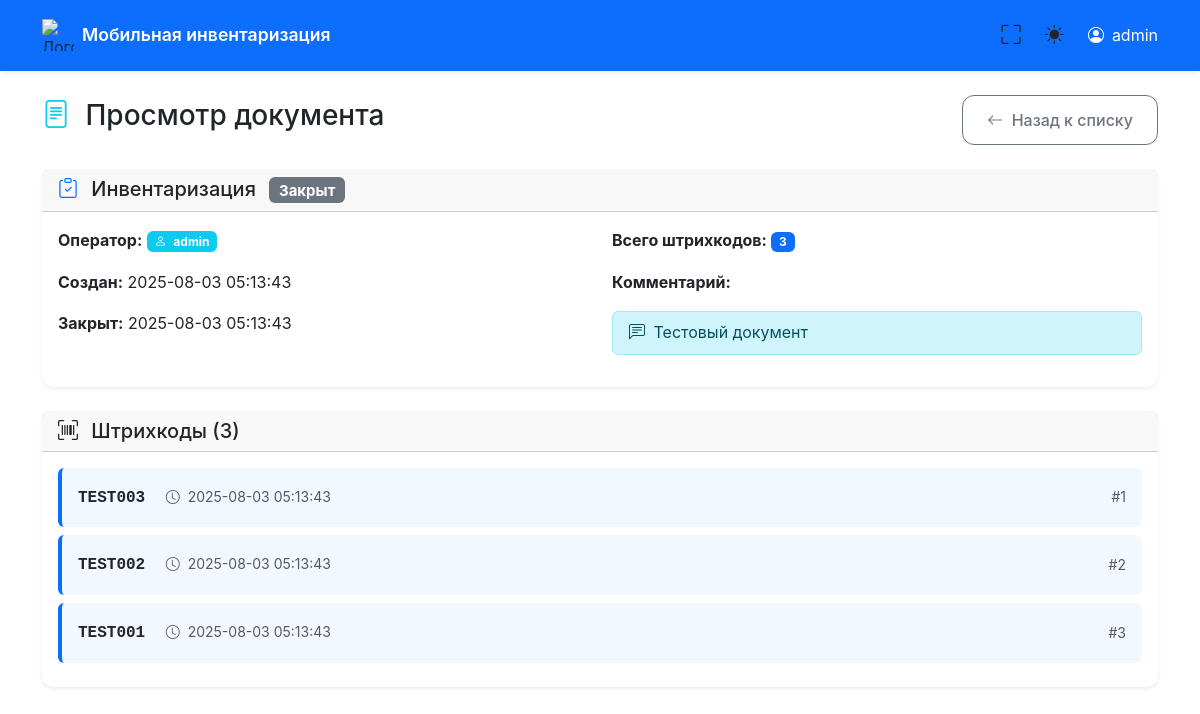
Screenshot of /admin/document/2/1 with the database file from the repository.
### tables this page shows
CREATE TABLE users (
            id INTEGER PRIMARY KEY AUTOINCREMENT,
            name TEXT UNIQUE NOT NULL,
            created_at TEXT NOT NULL
        );

CREATE TABLE documents (
            id INTEGER PRIMARY KEY AUTOINCREMENT,
            user_id INTEGER NOT NULL,
            doc_type TEXT NOT NULL,
            status TEXT NOT NULL DEFAULT 'active',
            created_at TEXT NOT NULL,
            closed_at TEXT, comment TEXT DEFAULT '',
            FOREIGN KEY (user_id) REFERENCES users (id)
        );

CREATE TABLE barcodes (
            id INTEGER PRIMARY KEY AUTOINCREMENT,
            document_id INTEGER NOT NULL,
            barcode TEXT NOT NULL,
            created_at TEXT NOT NULL,
            FOREIGN KEY (document_id) REFERENCES documents (id)
        );

### main.py (the view)
@app.get("/admin/document/{user_id}/{document_id}", response_class=HTMLResponse)
async def admin_view_document(request: Request, user_id: int, document_id: int):
    conn = get_db_connection()
    cursor = conn.cursor()
    cursor.execute("SELECT name FROM users WHERE id = ?", (user_id,))
    user = cursor.fetchone()
    if not user or not is_admin(user['name']):
        conn.close()
        raise HTTPException(status_code=403, detail="Доступ запрещен")
    cursor.execute("""
        SELECT d.*, u.name as user_name
        FROM documents d
        JOIN users u ON d.user_id = u.id
        WHERE d.id = ?
    """, (document_id,))
    document = cursor.fetchone()
    if not document:
        conn.close()
        raise HTTPException(status_code=404, detail="Документ не найден")
    barcodes = get_document_barcodes(document_id)
    conn.close()
    return templates.TemplateResponse("admin_document.html", {
        "request": request,
        "user": dict(user),
        "document": dict(document),
        "barcodes": barcodes
    })

### templates/admin_document.html (shortened to what this page needs)
{% extends "base.html" %}
{% block content %}
<div class="row">
    <div class="col-12">
        <div class="d-flex justify-content-between align-items-center mb-4">
            <h1 class="h3">
                <i class="bi bi-file-text text-info me-2"></i>
                Просмотр документа
            </h1>
            <div class="d-flex gap-2">
                <a href="/admin/{{ user.id }}" class="btn btn-outline-secondary">
                    <i class="bi bi-arrow-left me-1"></i>
                    <span class="d-none d-sm-inline">Назад к списку</span>
                </a>
            </div>
        </div>
    </div>
</div>
<div class="row mb-4">
    <div class="col-12">
        <div class="card">
            <div class="card-header">
                <h5 class="mb-0">
                    {% if document.doc_type == 'Инвентаризация' %}
                        <i class="bi bi-clipboard-check text-primary me-2"></i>
                    {% else %}
                        <i class="bi bi-box-arrow-in-down text-success me-2"></i>
                    {% endif %}
                    {{ document.doc_type }}
                    {% if document.status == 'active' %}
                        <span class="badge bg-success ms-2">Активный</span>
                    {% else %}
                        <span class="badge bg-secondary ms-2">Закрыт</span>
                    {% endif %}
                </h5>
            </div>
            <div class="card-body">
                <div class="row">
                    <div class="col-md-6">
                        <p><strong>Оператор:</strong>
                            <span class="badge bg-info">
                                <i class="bi bi-person me-1"></i>
                                {{ document.user_name }}
                            </span>
                        </p>
                        <p><strong>Создан:</strong> {{ document.created_at[:19].replace('T', ' ') }}</p>
                        {% if document.closed_at %}
                        <p><strong>Закрыт:</strong> {{ document.closed_at[:19].replace('T', ' ') }}</p>
                        {% endif %}
                    </div>
                    <div class="col-md-6">
                        <p><strong>Всего штрихкодов:</strong>
                            <span class="badge bg-primary">{{ barcodes|length }}</span>
                        </p>
                        {% if document.comment %}
                        <p><strong>Комментарий:</strong></p>
                        <div class="alert alert-info py-2">
                            <i class="bi bi-chat-left-text me-1"></i>
                            {{ document.comment }}
                        </div>
                        {% endif %}
                    </div>
                </div>
            </div>
        </div>
    </div>
</div>
<div class="row">
    <div class="col-12">
        <div class="card">
            <div class="card-header">
                <h5 class="mb-0">
                    <i class="bi bi-upc-scan me-2"></i>
                    Штрихкоды ({{ barcodes|length }})
                </h5>
            </div>
            <div class="card-body">
                {% if barcodes %}
                <div class="row">
                    {% for barcode in barcodes %}
                    <div class="col-12 mb-2">
                        <div class="barcode-item p-3 rounded">
                            <div class="d-flex justify-content-between align-items-center">
                                <div>
                                    <strong class="font-monospace">{{ barcode.barcode }}</strong>
                                    <small class="text-muted ms-3">
                                        <i class="bi bi-clock me-1"></i>
                                        {{ barcode.created_at[:19].replace('T', ' ') }}
                                    </small>
                                </div>
                                <div class="text-muted small">
                                    #{{ loop.index }}
                                </div>
                            </div>
                        </div>
                    </div>
                    {% endfor %}
                </div>
                {% else %}
                <div class="text-center py-5">
                    <i class="bi bi-upc-scan text-muted" style="font-size: 4rem;"></i>
                    <h4 class="text-muted mt-3">Штрихкодов нет</h4>
                    <p class="text-muted">В этом документе пока нет отсканированных штрихкодов</p>
                </div>
                {% endif %}
            </div>
        </div>
    </div>
</div>
{% endblock %}

### templates/base.html (shortened to what this page needs)
<!DOCTYPE html>
<html lang="ru" data-bs-theme="light">
<head>
    <link href="https://cdn.jsdelivr.net/npm/bootstrap@5.3.2/dist/css/bootstrap.min.css" rel="stylesheet">
    <link href="https://cdn.jsdelivr.net/npm/bootstrap-icons@1.11.0/font/bootstrap-icons.css" rel="stylesheet">
</head>
<body>
    <nav class="navbar navbar-expand-lg navbar-dark bg-primary">
        <div class="container">
            <div class="d-flex align-items-center">
                <img src="/logo" alt="Логотип" class="logo-svg"
                     style="width: 32px; height: 32px; margin-right: 0.5rem; object-fit: contain;">
                <a class="navbar-brand" href="/">
                    Мобильная инвентаризация
                </a>
            </div>
            <div class="d-flex align-items-center">
                <button class="theme-toggle me-2" onclick="toggleFullscreen()" title="Полноэкранный режим">
                    <i class="bi bi-fullscreen" id="fullscreen-icon"></i>
                </button>
                <button class="theme-toggle me-3" onclick="toggleTheme()" title="Переключить тему">
                    <i class="bi bi-sun-fill" id="theme-icon"></i>
                </button>
                {% if user %}
                <div class="d-flex align-items-center text-white">
                    <i class="bi bi-person-circle me-2"></i>
                    <span class="d-none d-md-inline">{{ user.name }}</span>
                </div>
                {% endif %}
            </div>
        </div>
    </nav>
    <main class="container mt-4 fade-in">
        {% block content %}{% endblock %}
    </main>
</body>
</html>

### templates/base.html (style rules this page uses)
:root { --primary-color: #0d6efd; --secondary-color: #6c757d; --success-color: #198754; --danger-color: #dc3545; --warning-color: #ffc107; --info-color: #0dcaf0; --light-color: #f8f9fa; --dark-color: #212529; --border-radius: 0.75rem; --box-shadow: 0 0.125rem 0.25rem rgba(0, 0, 0, 0.075); --box-shadow-lg: 0 0.5rem 1rem rgba(0, 0, 0, 0.15); }
body { font-family: -apple-system, BlinkMacSystemFont, 'Segoe UI', Roboto, 'Helvetica Neue', Arial, sans-serif; line-height: 1.6; -webkit-font-smoothing: antialiased; -moz-osx-font-smoothing: grayscale; padding-bottom: env(safe-area-inset-bottom); }
.navbar { box-shadow: var(--box-shadow); padding: 0.75rem 0; }
.navbar-brand { font-weight: 600; font-size: 1.1rem; }
.logo-svg { width: 32px; height: 32px; margin-right: 0.5rem; color: currentColor; }
.card { border: none; box-shadow: var(--box-shadow); border-radius: var(--border-radius); transition: all 0.2s ease; }
.btn { border-radius: var(--border-radius); font-weight: 500; padding: 0.75rem 1.5rem; transition: all 0.2s ease; }
.barcode-item { border-left: 4px solid var(--primary-color); background-color: rgba(13, 110, 253, 0.05); border-radius: 0 var(--border-radius) var(--border-radius) 0; transition: all 0.2s ease; }
.theme-toggle { border: none; background: none; color: inherit; font-size: 1.2rem; padding: 0.5rem; border-radius: 50%; transition: all 0.2s ease; }
.fade-in { animation: fadeIn 0.3s ease-in; }

### rows the page displays
users: name "admin", user_name "admin"
documents: doc_type "Инвентаризация", created_at "2025-08-03 05:13:43", closed_at "2025-08-03 05:13:43", comment "Тестовый документ"
barcodes: barcode "TEST003", created_at "2025-08-03 05:13:43"
barcodes: barcode "TEST002", created_at "2025-08-03 05:13:43"
barcodes: barcode "TEST001", created_at "2025-08-03 05:13:43"

### other values shown
{{ barcodes|length }} "3"
